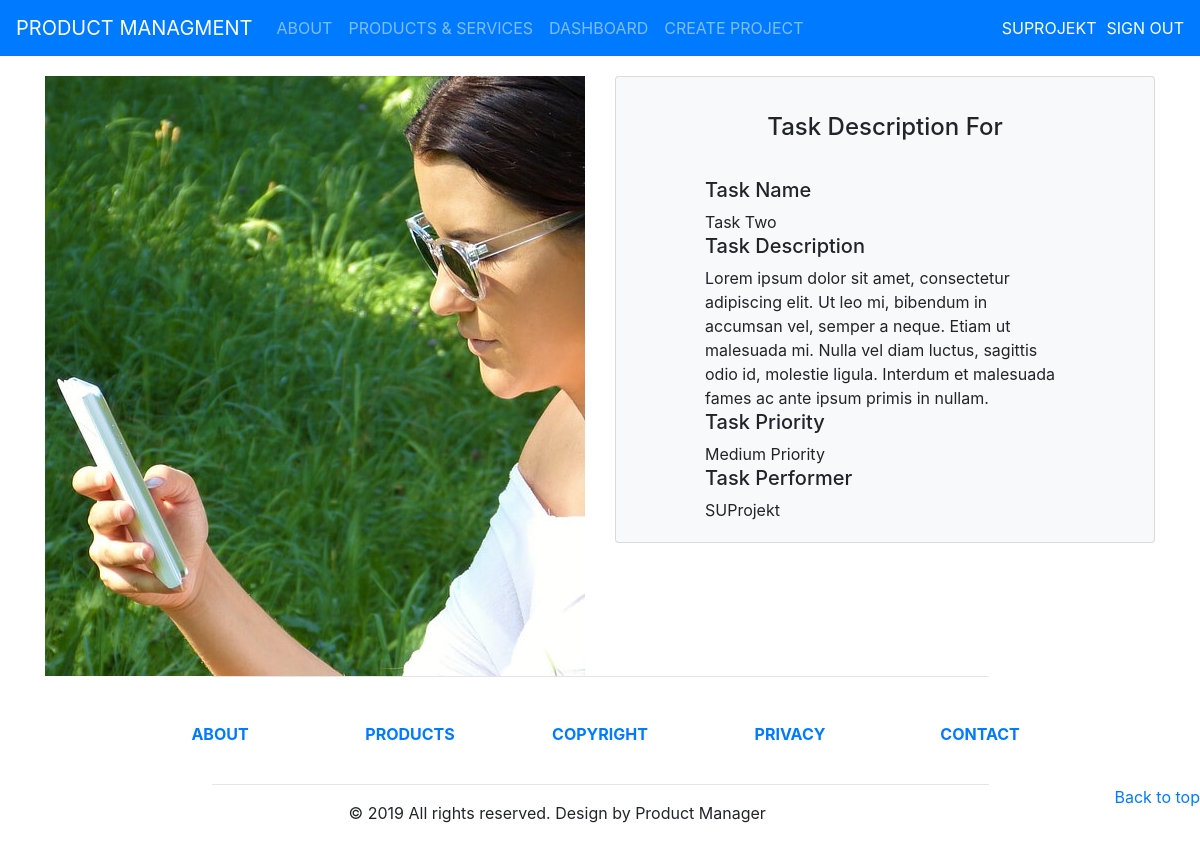
/project_manager/task/2/detail/ (signed in), run on the app's committed database.
### project_manager/models.py (models this page shows, shortened)
class Task(models.Model):
    taskid = models.AutoField(primary_key=True)
    task_name = models.CharField(max_length=128)
    task_description = models.TextField(max_length=256)
    TASK_PRIORITY = (
        (1, 'Low Priority'),
        (2, 'Medium Priority'),
        (3, 'High Priority')
    )
    task_priority = models.PositiveIntegerField("Task Priority",
        choices=TASK_PRIORITY, default=1)
    task_performer = models.ForeignKey(User,default=1, on_delete=models.CASCADE)
    project = models.ForeignKey(Project, on_delete=models.CASCADE, default=1, related_name='project_tasks')

### project_manager/views.py (the view)
# urls.py: path('task/<int:pk>/detail/', views.TaskDetail.as_view(), name='task-detail'),
class TaskDetail(LoginRequiredMixin,DetailView):
	model = Task
	template_name = "task_detail.html"

### project_manager/templates/task_detail.html (shortened to what this page needs)
{% load static %}
{% load crispy_forms_tags %}
<!DOCTYPE html>
<html lang="en">
  <head>
    <link rel="stylesheet" href="https://stackpath.bootstrapcdn.com/bootstrap/4.3.1/css/bootstrap.min.css">
    <link rel="stylesheet" href="https://maxcdn.bootstrapcdn.com/font-awesome/4.7.0/css/font-awesome.min.css">
  </head>
  <body>
    <header>
      <nav class="navbar navbar-expand-lg navbar-dark bg-primary" style="text-transform: uppercase;">
        <a class="navbar-brand" href="#">Product Managment</a>
        <div class="collapse navbar-collapse" id="navbarSupportedContent">
          <ul class="navbar-nav mr-auto">
            <li class="nav-item">
              <a class="nav-link" href="{% url 'index' %}">About</a>
            </li>
            <li class="nav-item">
              <a class="nav-link" href="#">Products & Services</a>
            </li>
            <li class="nav-item">
              <a class="nav-link" href="{% url 'dashboard' %}">Dashboard</a>
            </li>
            <li class="nav-item">
              <a class="nav-link" href="{% url 'project-create' %}">Create Project</a>
            </li>
          </ul>
          {% if user.is_authenticated %}
          <span class="navbar-text" style="padding-right: 10px;">
            <a href="{% url 'profile' %}">{{ user.get_username }}</a>
          </span>
          <span class="navbar-text">
            <a href="{% url 'logout'%}?next={{request.path}}">Sign out</a>
          </span>
          {% endif %}
        </div>
      </nav>
    </header>
    <div class="container">
      <div class="row" style="margin-top: 20px;">
        <div class="col-12 col-md-6 cl-xl-6">
          <div>
            <div id="myCarousel" class="carousel slide" data-ride="carousel">
              <div class="carousel-inner">
                <div class="carousel-item active">
                  <img src="{% static 'img/gallery/gallery-5.jpg' %}" alt="First Slide">
                </div>
              </div>
            </div>
          </div>
        </div>
        <div class="col-12 col-md-6 col-xl-6">
          <div class="card bg-light">
            <article class="card-body mx-auto" style="max-width: 400px;">
              <h4 class="card-title mt-3 text-center">Task Description For</h4>
              <h2>{{ project.projectname }}</h2><br>
              <h5>Task Name</h5>
              {{ task.task_name }}
              <h5>Task Description</h5>
              {{ task.task_description }}
              <h5>Task Priority</h5>
              {{ task.get_task_priority_display }}
              <h5>Task Performer</h5>
              {{ task.task_performer }}
            </article>
          </div>
        </div>
      </div>
    </div>
    <footer class="page-footer font-small">
      <div class="container">
        <hr class="rgba-white-light" style="margin: 0 15%;">
        <div class="row text-center d-flex justify-content-center pt-5 mb-3">
          <div class="col-md-2 mb-3">
            <h6 class="text-uppercase font-weight-bold">
              <a href="{% url 'index' %}">About</a>
            </h6>
          </div>
          <div class="col-md-2 mb-3">
            <h6 class="text-uppercase font-weight-bold">
              <a href="#!">Products</a>
            </h6>
          </div>
          <div class="col-md-2 mb-3">
            <h6 class="text-uppercase font-weight-bold">
                <a href="#!">Copyright</a>
            </h6>
          </div>
          <div class="col-md-2 mb-3">
            <h6 class="text-uppercase font-weight-bold">
              <a href="#!">Privacy</a>
            </h6>
          </div>
          <div class="col-md-2 mb-3">
            <h6 class="text-uppercase font-weight-bold">
              <a href="#!">Contact</a>
            </h6>
          </div>
        </div>
        <hr class="rgba-white-light" style="margin: 0 15%;">
      </div>
      <div class="float-right"><a href="#">Back to top</a></div>
      <div class="footer-copyright text-center py-3">&copy; 2019 All rights reserved. Design by Product Manager</div>
    </footer>
  </body>
</html>

### project_manager/templates/task_detail.html (style rules this page uses)
.carousel-item { text-align: center; min-height: 280px; }

### data on the page
Task: task_name "Task Two", task_description "Lorem ipsum dolor sit amet, consectetur adipiscing elit. Ut leo mi, bibendum in accumsan vel, semper a neque. Etiam ut malesuada mi. Nulla vel diam luctus, sagittis odio id, molestie ligula. Interdum et malesuada fames ac ante ipsum primis in nullam.", task_priority "Medium Priority", task_performer "SUProjekt"

### other printed values
{{ user.get_username }} "SUPROJEKT"
